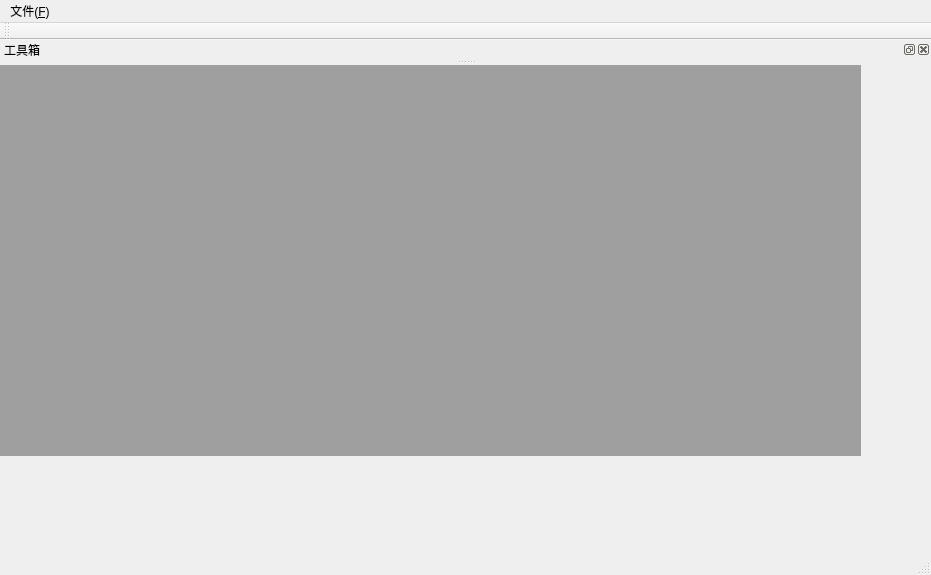
<?xml version="1.0" encoding="UTF-8"?>
<ui version="4.0">
 <class>MainWindow</class>
 <widget class="QMainWindow" name="MainWindow">
  <property name="enabled">
   <bool>true</bool>
  </property>
  <property name="geometry">
   <rect>
    <x>0</x>
    <y>0</y>
    <width>931</width>
    <height>575</height>
   </rect>
  </property>
  <property name="windowTitle">
   <string>MainWindow</string>
  </property>
  <widget class="QWidget" name="centralwidget">
   <widget class="QMdiArea" name="mdiArea">
    <property name="geometry">
     <rect>
      <x>-80</x>
      <y>-20</y>
      <width>941</width>
      <height>411</height>
     </rect>
    </property>
   </widget>
  </widget>
  <widget class="QMenuBar" name="menubar">
   <property name="geometry">
    <rect>
     <x>0</x>
     <y>0</y>
     <width>931</width>
     <height>21</height>
    </rect>
   </property>
   <widget class="QMenu" name="menuFile">
    <property name="title">
     <string>文件(&amp;F)</string>
    </property>
    <addaction name="actionNew_N"/>
    <addaction name="actionshowdock_D"/>
   </widget>
   <addaction name="menuFile"/>
  </widget>
  <widget class="QStatusBar" name="statusbar"/>
  <widget class="QDockWidget" name="dockWidget_2">
   <property name="minimumSize">
    <size>
     <width>58</width>
     <height>10</height>
    </size>
   </property>
   <property name="floating">
    <bool>false</bool>
   </property>
   <property name="allowedAreas">
    <set>Qt::AllDockWidgetAreas</set>
   </property>
   <property name="windowTitle">
    <string>工具箱</string>
   </property>
   <attribute name="dockWidgetArea">
    <number>4</number>
   </attribute>
   <widget class="QWidget" name="dockWidgetContents_2">
    <widget class="QWidget" name="verticalLayoutWidget">
     <property name="geometry">
      <rect>
       <x>39</x>
       <y>79</y>
       <width>201</width>
       <height>181</height>
      </rect>
     </property>
     <layout class="QVBoxLayout" name="verticalLayout">
      <item>
       <widget class="QTextEdit" name="textEdit"/>
      </item>
     </layout>
    </widget>
   </widget>
  </widget>
  <widget class="QToolBar" name="toolBar">
   <property name="windowTitle">
    <string>toolBar</string>
   </property>
   <attribute name="toolBarArea">
    <enum>TopToolBarArea</enum>
   </attribute>
   <attribute name="toolBarBreak">
    <bool>false</bool>
   </attribute>
  </widget>
  <action name="actionNew_N">
   <property name="icon">
    <iconset resource="res.qrc">
     <normaloff>:/res/new.png</normaloff>:/res/new.png</iconset>
   </property>
   <property name="text">
    <string>新建文件(&amp;N)</string>
   </property>
   <property name="iconText">
    <string>新建文件(N)</string>
   </property>
  </action>
  <action name="actionshowdock_D">
   <property name="icon">
    <iconset resource="res.qrc">
     <normaloff>:/res/dock.png</normaloff>:/res/dock.png</iconset>
   </property>
   <property name="text">
    <string>显示Dock(&amp;D)</string>
   </property>
  </action>
 </widget>
 <resources>
  <include location="res.qrc"/>
 </resources>
 <connections/>
</ui>
